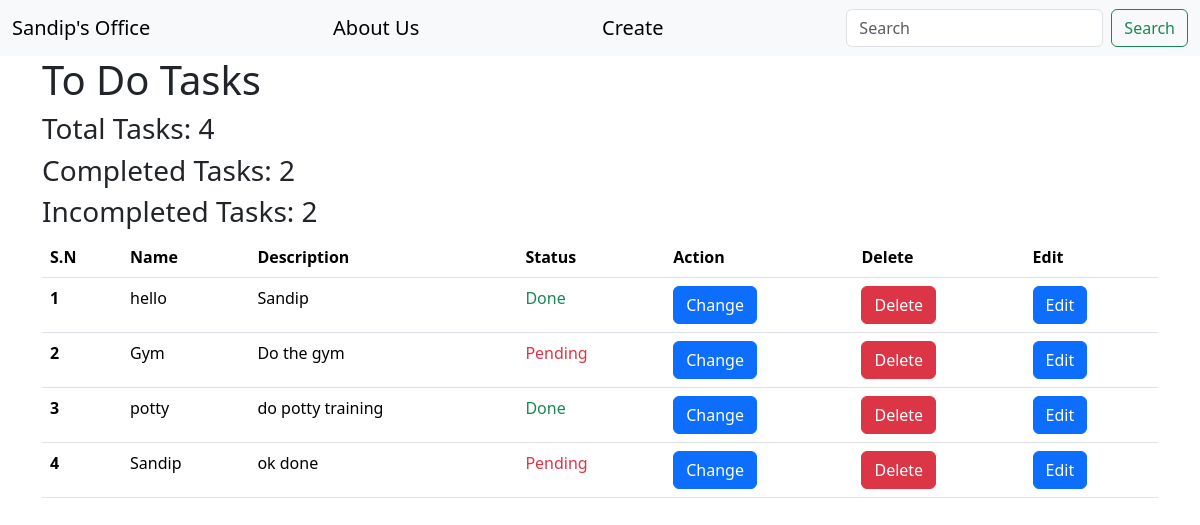
Before: / with the older database file.
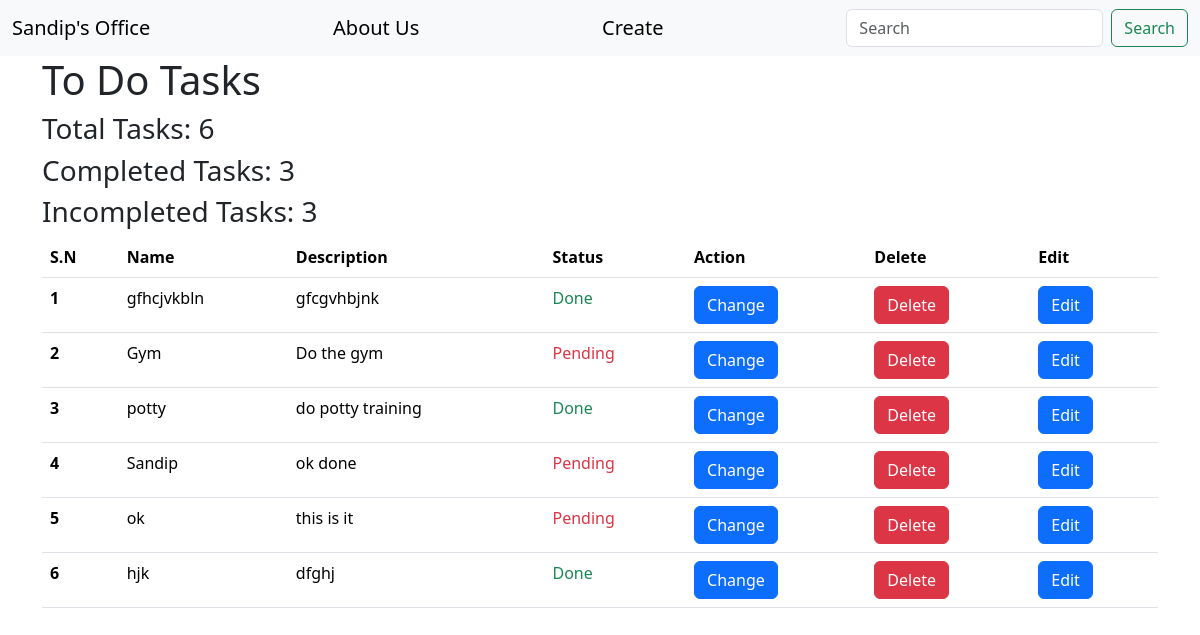
After: the same page with the newer database file.
### todo/models.py (models this page shows, shortened)
class Task(models.Model):
    name = models.CharField(max_length=50)
    description = models.TextField(null=True,blank=True)
    status = models.BooleanField(default=False)

### todo/views.py (the view)
# urls.py: path('',index),
def index(request):
    tasks = Task.objects.all()
    context = {
        'tasks':tasks,
        'total' : tasks.count(),
        'Completed' : tasks.filter(status=True).count(),
        'Incompleted' : tasks.filter(status=False).count(),
    }
    return render(request,'index.html',context)

### templates/index.html (shortened to what this page needs)
{% extends "base.html" %}
{% block body %}
<div class="container">
    <h1>To Do Tasks</h1>
    <h3>Total Tasks: {{total}}</h3>
    <h3>Completed Tasks: {{Completed}}</h3>
    <h3>Incompleted Tasks: {{Incompleted}}</h3>
<table class="table">
    <thead>
      <tr>
        <th scope="col">S.N</th>
        <th scope="col">Name</th>
        <th scope="col">Description</th>
        <th scope="col">Status</th>
        <th scope="col">Action</th>
        <th scope="col">Delete</th>
        <th scope="col">Edit</th>
      </tr>
    </thead>
    <tbody>
        {% for task in tasks %}
        <tr>
        <th scope="row">{{forloop.counter}}</th>
        <td>{{task.name}}</td>
        <td>{{task.description}}</td>
        <td>
            {% if task.status %}
            <span class="text-success">Done</span>
            {% else %}
            <span class="text-danger">Pending</span>
            {% endif %}
            </td>
            <td>
            <a href="/task/{{task.id}}/mark" class="btn btn-primary">Change</a>
          </td>
          <td>
            <a href="/task/{{task.id}}/delete" class="btn btn-danger">Delete</a>
          </td>
          <td>
            <a href="/task/{{task.id}}/edit" class="btn btn-primary">Edit</a>
          </td>
      </tr>
    </tbody>
    {% endfor %}
  </table>
</div>
{% endblock body %}

### templates/base.html (shortened to what this page needs)
<!doctype html>
<html lang="en">
  <head>
    <link href="https://cdn.jsdelivr.net/npm/bootstrap@5.3.3/dist/css/bootstrap.min.css" rel="stylesheet">
  </head>
  <body>
    <nav class="navbar bg-body-tertiary">
      <div class="container-fluid">
        <a href="/" class="navbar-brand">Sandip's Office</a>
        <a href = "about-us" class="navbar-brand">About Us</a>
        <a href = "/create" class="navbar-brand">Create</a>
        <form class="d-flex" role="search">
          <input class="form-control me-2" type="search" placeholder="Search" aria-label="Search">
          <button class="btn btn-outline-success" type="submit">Search</button>
        </form>
      </div>
    </nav>
    {% block body %}{% endblock body %}
  </body>
  </html>

Changed rows visible on the page:
removed Task: name "hello", description "Sandip", status "Done"
added Task: name "gfhcjvkbln", description "gfcgvhbjnk", status "Done"
added Task: name "ok", description "this is it", status "Pending"
added Task: name "hjk", description "dfghj", status "Done"
Other visible differences:
{{ total }}: "4" → "6"
{{ Completed }}: "2" → "3"
{{ Incompleted }}: "2" → "3"
